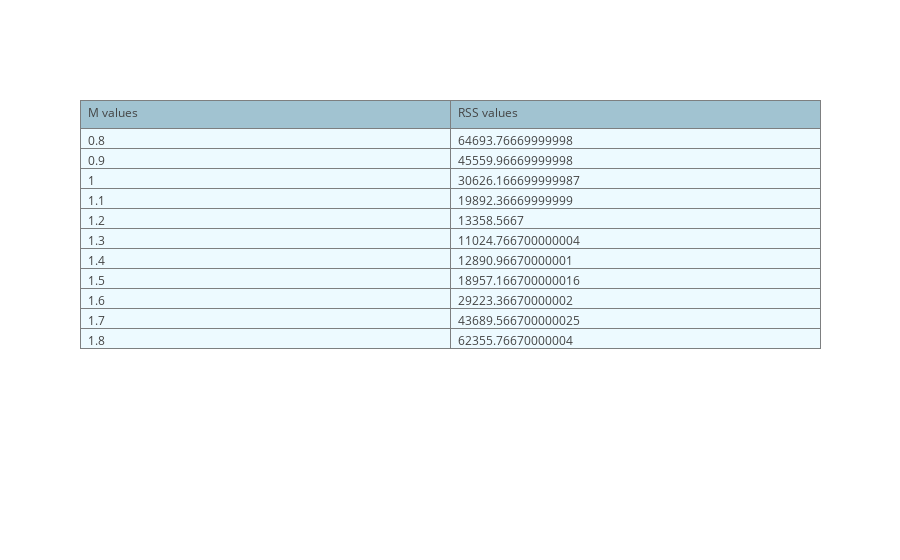

The code cell stored with this chart in its notebook:
### Code cell
cost_chart = rss_values(budgets, revenues, scaled_m_values, b_value)
if cost_chart: 
    column_values = list(cost_chart.values())
    plot_table(headers = ['M values', 'RSS values'], columns=column_values)

### Figure 1 — Plotly figure (JSON) as saved in the notebook; plotly's stock layout.template omitted (floating-point values rounded to 4 significant figures)
{"data": [{"cells": {"align": ["left", "left", "left", "left", "left"], "fill": {"color": "#EDFAFF"}, "line": {"color": "#7D7F80"}, "values": [[0.8, 0.9, 1, 1.1, 1.2, 1.3, 1.4, 1.5, 1.6, 1.7, 1.8], [64690.0, 45560.0, 30630.0, 19890.0, 13360.0, 11020.0, 12890.0, 18960.0, 29220.0, 43690.0, 62360.0]]}, "header": {"align": ["left", "left", "left", "left", "left"], "fill": {"color": "#a1c3d1"}, "line": {"color": "#7D7F80"}, "values": ["M values", "RSS values"]}, "type": "table", "uid": "27af2984-2e44-11e9-878b-21f0808c6fb7"}], "layout": {}}
